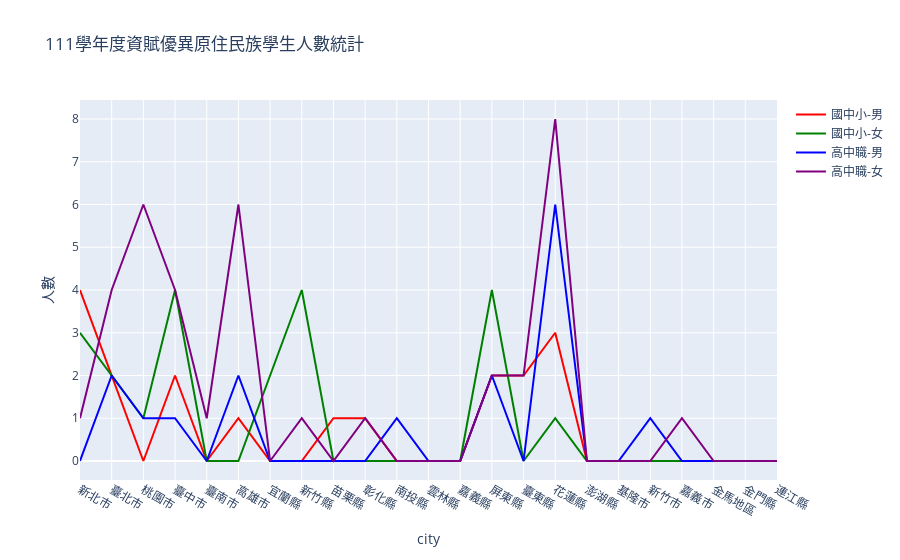

The notebook cell saved with this chart:
### Code cell
import pandas as pd
import plotly.graph_objects as go

df = pd.read_csv('111學年度資賦優異原住民族學生人數統計-按地區別與性別.csv')

fig = go.Figure()
fig.add_trace(go.Scatter(x=df['city'], y=df['國中小-男'], mode='lines', name='國中小-男', line=dict(color='red')))
fig.add_trace(go.Scatter(x=df['city'], y=df['國中小-女'], mode='lines', name='國中小-女', line=dict(color='green')))
fig.add_trace(go.Scatter(x=df['city'], y=df['高中職-男'], mode='lines', name='高中職-男', line=dict(color='blue')))
fig.add_trace(go.Scatter(x=df['city'], y=df['高中職-女'], mode='lines', name='高中職-女', line=dict(color='purple')))


fig.update_layout(
    title='111學年度資賦優異原住民族學生人數統計',
    xaxis_title='city',
    yaxis_title='人數'
)

fig.show()

### Figure 1 — Plotly figure (JSON) as saved in the notebook; plotly's stock layout.template omitted (floating-point values rounded to 4 significant figures)
{"data": [{"line": {"color": "red"}, "mode": "lines", "name": "國中小-男", "type": "scatter", "x": ["新北市", "臺北市", "桃園市", "臺中市", "臺南市", "高雄市", "宜蘭縣", "新竹縣", "苗栗縣", "彰化縣", "南投縣", "雲林縣", "嘉義縣", "屏東縣", "臺東縣", "花蓮縣", "澎湖縣", "基隆市", "新竹市", "嘉義市", "金馬地區", "金門縣", "連江縣"], "y": [4, 2, 0, 2, 0, 1, 0, 0, 1, 1, 0, 0, 0, 2, 2, 3, 0, 0, 0, 0, 0, 0, 0]}, {"line": {"color": "green"}, "mode": "lines", "name": "國中小-女", "type": "scatter", "x": ["新北市", "臺北市", "桃園市", "臺中市", "臺南市", "高雄市", "宜蘭縣", "新竹縣", "苗栗縣", "彰化縣", "南投縣", "雲林縣", "嘉義縣", "屏東縣", "臺東縣", "花蓮縣", "澎湖縣", "基隆市", "新竹市", "嘉義市", "金馬地區", "金門縣", "連江縣"], "y": [3, 2, 1, 4, 0, 0, 2, 4, 0, 0, 0, 0, 0, 4, 0, 1, 0, 0, 0, 0, 0, 0, 0]}, {"line": {"color": "blue"}, "mode": "lines", "name": "高中職-男", "type": "scatter", "x": ["新北市", "臺北市", "桃園市", "臺中市", "臺南市", "高雄市", "宜蘭縣", "新竹縣", "苗栗縣", "彰化縣", "南投縣", "雲林縣", "嘉義縣", "屏東縣", "臺東縣", "花蓮縣", "澎湖縣", "基隆市", "新竹市", "嘉義市", "金馬地區", "金門縣", "連江縣"], "y": [0, 2, 1, 1, 0, 2, 0, 0, 0, 0, 1, 0, 0, 2, 0, 6, 0, 0, 1, 0, 0, 0, 0]}, {"line": {"color": "purple"}, "mode": "lines", "name": "高中職-女", "type": "scatter", "x": ["新北市", "臺北市", "桃園市", "臺中市", "臺南市", "高雄市", "宜蘭縣", "新竹縣", "苗栗縣", "彰化縣", "南投縣", "雲林縣", "嘉義縣", "屏東縣", "臺東縣", "花蓮縣", "澎湖縣", "基隆市", "新竹市", "嘉義市", "金馬地區", "金門縣", "連江縣"], "y": [1, 4, 6, 4, 1, 6, 0, 1, 0, 1, 0, 0, 0, 2, 2, 8, 0, 0, 0, 1, 0, 0, 0]}], "layout": {"title": {"text": "111學年度資賦優異原住民族學生人數統計"}, "xaxis": {"title": {"text": "city"}}, "yaxis": {"title": {"text": "人數"}}}}
